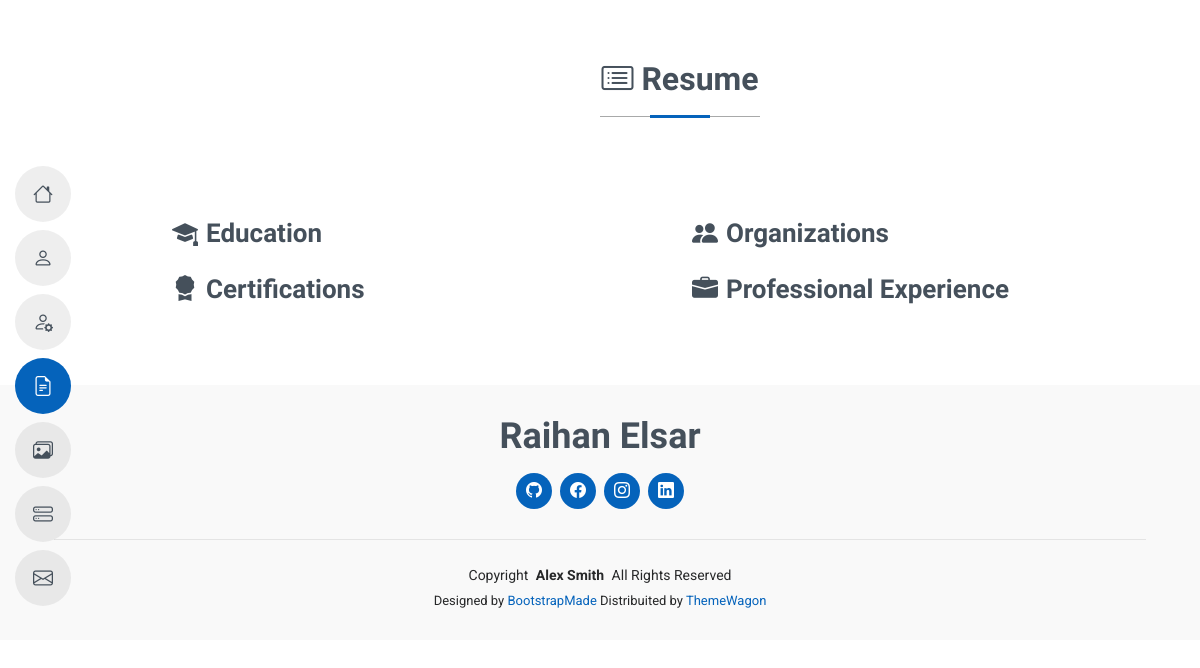
Page /?page=resume on the earlier database version.
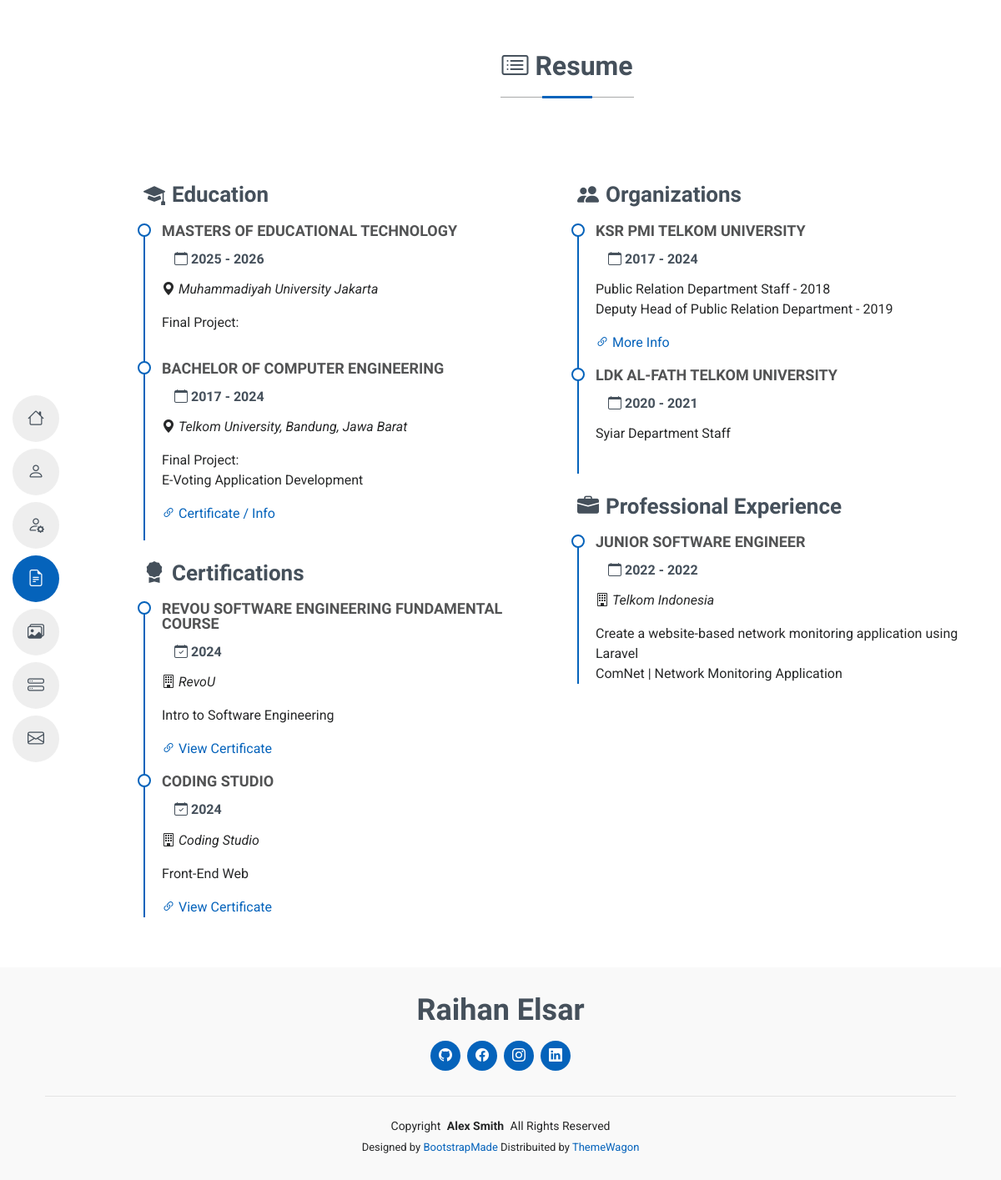
Same page on the later database version.
### tables this page shows
CREATE TABLE `resume` (
  `id` int(11) NOT NULL,
  `section_type` enum('education','organization','experience','certification') DEFAULT NULL,
  `title` varchar(255) DEFAULT NULL,
  `subtitle` varchar(255) DEFAULT NULL,
  `year_start` year(4) DEFAULT NULL,
  `year_end` year(4) DEFAULT NULL,
  `description` text DEFAULT NULL,
  `link` varchar(255) DEFAULT NULL
);

### content/resume.php (the view, shortened to what this page needs)
<?php
$educationQ     = mysqli_query($koneksi, "SELECT * FROM resume WHERE section_type='education' ORDER BY id ASC");
$certificationQ = mysqli_query($koneksi, "SELECT * FROM resume WHERE section_type='certification' ORDER BY id ASC");
$organizationQ  = mysqli_query($koneksi, "SELECT * FROM resume WHERE section_type='organization' ORDER BY id ASC");
$experienceQ    = mysqli_query($koneksi, "SELECT * FROM resume WHERE section_type='experience' ORDER BY id ASC");
?>
<section id="resume" class="resume section">
  <div class="container section-title" data-aos="fade-up">
    <h2><i class="bi bi-card-list me-2"></i>Resume</h2>
  </div>
  <div class="container">
    <div class="row">
      <div class="col-lg-6" data-aos="fade-up" data-aos-delay="100">
        <h3 class="resume-title"><i class="bi bi-mortarboard-fill me-2"></i>Education</h3>
        <?php while ($r = mysqli_fetch_assoc($educationQ)): ?>
          <div class="resume-item">
            <h4><?= htmlspecialchars($r['title']) ?></h4>
            <h5><i class="bi bi-calendar me-1"></i><?= htmlspecialchars(trim(($r['year_start'] ?? '') . ' - ' . ($r['year_end'] ?? ''))) ?></h5>
            <p><em><i class="bi bi-geo-alt-fill me-1"></i><?= htmlspecialchars($r['subtitle'] ?? '') ?></em></p>
            <p><?= nl2br(htmlspecialchars($r['description'] ?? '')) ?></p>
            <?php if (!empty($r['link'])): ?>
              <a href="<?= htmlspecialchars($r['link']) ?>" target="_blank" rel="noopener">
                <i class="bi bi-link-45deg me-1"></i>Certificate / Info
              </a>
            <?php endif; ?>
          </div>
        <?php endwhile; ?>
        <h3 class="resume-title mt-4"><i class="bi bi-award-fill me-2"></i>Certifications</h3>
        <?php while ($r = mysqli_fetch_assoc($certificationQ)): ?>
          <div class="resume-item">
            <h4><?= htmlspecialchars($r['title']) ?></h4>
            <h5><i class="bi bi-calendar-check me-1"></i><?= htmlspecialchars($r['year_end'] ?? '') ?></h5>
            <p><em><i class="bi bi-building me-1"></i><?= htmlspecialchars($r['subtitle'] ?? '') ?></em></p>
            <p><?= nl2br(htmlspecialchars($r['description'] ?? '')) ?></p>
            <?php if (!empty($r['link'])): ?>
              <a href="<?= htmlspecialchars($r['link']) ?>" target="_blank" rel="noopener">
                <i class="bi bi-link-45deg me-1"></i>View Certificate
              </a>
            <?php endif; ?>
          </div>
        <?php endwhile; ?>
      </div>
      <div class="col-lg-6" data-aos="fade-up" data-aos-delay="200">
        <h3 class="resume-title"><i class="bi bi-people-fill me-2"></i>Organizations</h3>
        <?php while ($r = mysqli_fetch_assoc($organizationQ)): ?>
          <div class="resume-item">
            <h4><?= htmlspecialchars($r['title']) ?></h4>
            <h5><i class="bi bi-calendar me-1"></i><?= htmlspecialchars(trim(($r['year_start'] ?? '') . ' - ' . ($r['year_end'] ?? ''))) ?></h5>
            <p><?= nl2br(htmlspecialchars($r['description'] ?? '')) ?></p>
            <?php if (!empty($r['link'])): ?>
              <a href="<?= htmlspecialchars($r['link']) ?>" target="_blank" rel="noopener">
                <i class="bi bi-link-45deg me-1"></i>More Info
              </a>
            <?php endif; ?>
          </div>
        <?php endwhile; ?>
        <h3 class="resume-title mt-4"><i class="bi bi-briefcase-fill me-2"></i>Professional Experience</h3>
        <?php while ($r = mysqli_fetch_assoc($experienceQ)): ?>
          <div class="resume-item">
            <h4><?= htmlspecialchars($r['title']) ?></h4>
            <h5><i class="bi bi-calendar me-1"></i><?= htmlspecialchars(trim(($r['year_start'] ?? '') . ' - ' . ($r['year_end'] ?? ''))) ?></h5>
            <p><em><i class="bi bi-building me-1"></i><?= htmlspecialchars($r['subtitle'] ?? '') ?></em></p>
            <p><?= nl2br(htmlspecialchars($r['description'] ?? '')) ?></p>
          </div>
        <?php endwhile; ?>
      </div>
    </div>
  </div>
</section>

### inc/header.php (shortened to what this page needs)
<header id="header" class="header d-flex flex-column justify-content-center">
  <nav id="navmenu" class="navmenu">
    <ul>
      <?php
      $page = isset($_GET['page']) ? $_GET['page'] : 'home';
      $menus = [
        "home"      => ["icon" => "bi bi-house", "label" => "Home"],
        "about"     => ["icon" => "bi bi-person", "label" => "About"],
        "skills"     => ["icon" => "bi bi-person-gear", "label" => "Skills"],
        "resume"    => ["icon" => "bi bi-file-earmark-text", "label" => "Resume"],
        "portfolio" => ["icon" => "bi bi-images", "label" => "Portfolio"],
        "services"  => ["icon" => "bi bi-hdd-stack", "label" => "Services"],
        "contact"   => ["icon" => "bi bi-envelope", "label" => "Contact"],
      ];
      foreach ($menus as $key => $menu) {
          $active = ($page == $key) ? "active" : "";
          echo '
          <li>
            <a href="?page='.$key.'" class="'.$active.'">
              <i class="'.$menu['icon'].' navicon"></i>
              <span>'.$menu['label'].'</span>
            </a>
          </li>';
      }
      ?>
    </ul>
  </nav>
</header>

Differences in the rows shown:
added resume: title "MASTERS OF EDUCATIONAL TECHNOLOGY", year_start+year_end "2025 - 2026", subtitle "Muhammadiyah University Jakarta", description "Final Project:", shown under "Education"
added resume: title "BACHELOR OF COMPUTER ENGINEERING", year_start+year_end "2017 - 2024", subtitle "Telkom University, Bandung, Jawa Barat", description "Final Project: E-Voting Application Development", shown under "Education"
added resume: title "REVOU SOFTWARE ENGINEERING FUNDAMENTAL COURSE", year_end "2024", subtitle "RevoU", description "Intro to Software Engineering", shown under "Certifications"
added resume: title "CODING STUDIO", year_end "2024", subtitle "Coding Studio", description "Front-End Web", shown under "Certifications"
added resume: title "KSR PMI TELKOM UNIVERSITY", year_start+year_end "2017 - 2024", description "Public Relation Department Staff - 2018 Deputy Head of Public Relation Department - 2019", shown under "Organizations"
added resume: title "LDK AL-FATH TELKOM UNIVERSITY", year_start+year_end "2020 - 2021", description "Syiar Department Staff", shown under "Organizations"
added resume: title "JUNIOR SOFTWARE ENGINEER", year_start+year_end "2022 - 2022", subtitle "Telkom Indonesia", description "Create a website-based network monitoring application using Laravel ComNet | Network Monitoring Application", shown under "Professional Experience"
